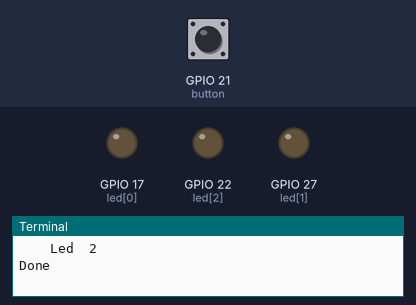
Bench run of a program on a simulated Raspberry Pi (BCM pin numbers). Shown: output pins drawn as LEDs (lit = HIGH), the last lines printed to the terminal. The test bench sets the inputs (shaded band); at power-on: GPIO 21 (button) HIGH.

Above: at 4.2 s.
4.3 s: GPIO 21 (button) pulled LOW for 0.15 s
At 4.6 s:
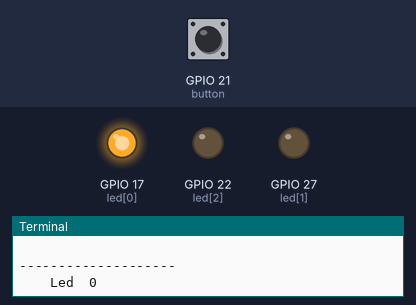
7.4 s: GPIO 21 (button) pulled LOW for 1 s
At 9.0 s:
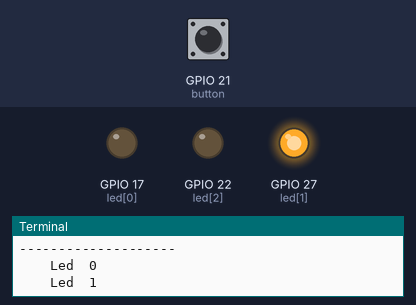
11.4 s: GPIO 21 (button) pulled LOW for 3.2 s
At 14.0 s:
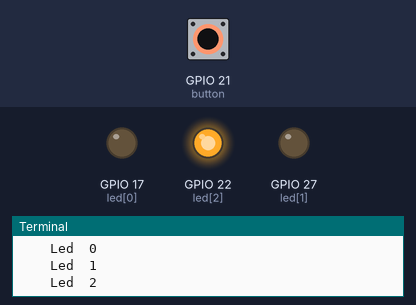
Timing chart, 0 to 15.9 s (numbered marks = the images above; inputs shaded):
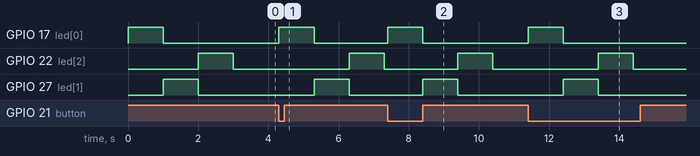

The program:

lights.py
```python
from gpiozero import PWMLED, Button
from signal import pause
from time import sleep

led = [PWMLED(17), PWMLED(27), PWMLED(22)]
button = Button(21)

def testLeds():
    print("--------------------")
    sleepTime = 1.0
    for index, thisLed in enumerate(led):
        print("    Led ", index)
        thisLed.on()
        sleep(sleepTime)
        thisLed.off()
    print("Done\n")

button.when_pressed = testLeds

testLeds()

pause()
```

Measured:
- after the input at 4.3 s, GPIO 17 (led[0]): LOW → HIGH at once, → LOW 1.0 s later; GPIO 22 (led[2]): LOW → HIGH after 2.0 s, → LOW 1.0 s later; GPIO 27 (led[1]): LOW → HIGH after 1.0 s, → LOW 1.0 s later
- after the input at 7.4 s, GPIO 17 (led[0]): LOW → HIGH at once, → LOW 1.0 s later; GPIO 22 (led[2]): LOW → HIGH after 2.0 s, → LOW 1.0 s later; GPIO 27 (led[1]): LOW → HIGH after 1.0 s, → LOW 1.0 s later
- after the input at 11.4 s, GPIO 17 (led[0]): LOW → HIGH at once, → LOW 1.0 s later; GPIO 22 (led[2]): LOW → HIGH after 2.0 s, → LOW 1.0 s later; GPIO 27 (led[1]): LOW → HIGH after 1.0 s, → LOW 1.0 s later
